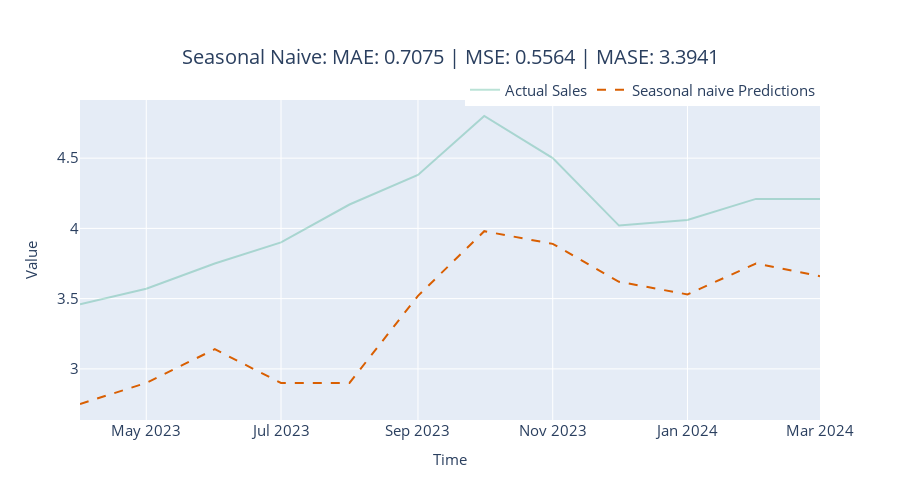

This figure's notebook cell:
### Markdown cell above
### Seasonal Naive

### Code cell
name = "Seasonal Naive Forecast"
naive_model = NaiveSeasonal(K=seasonal_periods)
with LogTime() as timer:
    y_pred, metrics = eval_model(naive_model, ts_train, ts_test, name=name)
metrics['Time Elapsed'] = timer.elapsed
metric_record.append(metrics)
y_pred = format_y_pred(y_pred, "snaive_predictions")
pred_df = pred_df.join(y_pred)

fig = plot_forecast(pred_df, forecast_columns=["snaive_predictions"], forecast_display_names=['Seasonal naive Predictions'])
fig = format_plot(fig, title=f"Seasonal Naive: MAE: {metrics['MAE']:.4f} | MSE: {metrics['MSE']:.4f} | MASE: {metrics['MASE']:.4f}")
fig.show()

### Figure 1 — Plotly figure (JSON) as saved in the notebook; plotly's stock layout.template omitted (floating-point values rounded to 4 significant figures)
{"data": [{"line": {"color": "rgba(27,158,119, 0.3)"}, "mode": "lines", "name": "Actual Sales", "type": "scatter", "x": ["2023-04-01T00:00:00", "2023-05-01T00:00:00", "2023-06-01T00:00:00", "2023-07-01T00:00:00", "2023-08-01T00:00:00", "2023-09-01T00:00:00", "2023-10-01T00:00:00", "2023-11-01T00:00:00", "2023-12-01T00:00:00", "2024-01-01T00:00:00", "2024-02-01T00:00:00", "2024-03-01T00:00:00"], "y": [3.46, 3.57, 3.75, 3.9, 4.17, 4.38, 4.8, 4.5, 4.02, 4.06, 4.21, 4.21]}, {"line": {"color": "rgba(217,95,2, 1)", "dash": "dash"}, "mode": "lines", "name": "Seasonal naive Predictions", "type": "scatter", "x": ["2023-04-01T00:00:00", "2023-05-01T00:00:00", "2023-06-01T00:00:00", "2023-07-01T00:00:00", "2023-08-01T00:00:00", "2023-09-01T00:00:00", "2023-10-01T00:00:00", "2023-11-01T00:00:00", "2023-12-01T00:00:00", "2024-01-01T00:00:00", "2024-02-01T00:00:00", "2024-03-01T00:00:00"], "y": [2.75, 2.9, 3.14, 2.9, 2.9, 3.52, 3.98, 3.89, 3.62, 3.53, 3.75, 3.66]}], "layout": {"autosize": false, "height": 500, "legend": {"font": {"size": 15}, "orientation": "h", "title": {}, "x": 1, "xanchor": "right", "y": 0.98, "yanchor": "bottom"}, "title": {"font": {"size": 20}, "text": "Seasonal Naive: MAE: 0.7075 | MSE: 0.5564 | MASE: 3.3941", "x": 0.5, "xanchor": "center", "yanchor": "top"}, "width": 900, "xaxis": {"autorange": true, "range": ["2023-04-01", "2024-03-01"], "tickfont": {"size": 15}, "title": {"font": {"size": 15}, "text": "Time"}, "type": "date"}, "yaxis": {"autorange": true, "range": [2.636, 4.914], "tickfont": {"size": 15}, "title": {"font": {"size": 15}, "text": "Value"}, "type": "linear"}}}
